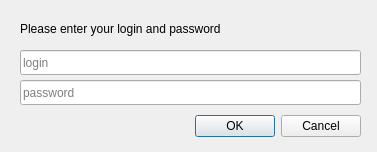
<?xml version="1.0" encoding="UTF-8"?>
<ui version="4.0">
 <class>LoginDialog</class>
 <widget class="QDialog" name="LoginDialog">
  <property name="windowModality">
   <enum>Qt::ApplicationModal</enum>
  </property>
  <property name="geometry">
   <rect>
    <x>0</x>
    <y>0</y>
    <width>377</width>
    <height>152</height>
   </rect>
  </property>
  <property name="maximumSize">
   <size>
    <width>377</width>
    <height>169</height>
   </size>
  </property>
  <property name="windowTitle">
   <string>Login</string>
  </property>
  <property name="modal">
   <bool>true</bool>
  </property>
  <widget class="QDialogButtonBox" name="buttonBox">
   <property name="geometry">
    <rect>
     <x>20</x>
     <y>110</y>
     <width>341</width>
     <height>32</height>
    </rect>
   </property>
   <property name="orientation">
    <enum>Qt::Horizontal</enum>
   </property>
   <property name="standardButtons">
    <set>QDialogButtonBox::Cancel|QDialogButtonBox::Ok</set>
   </property>
  </widget>
  <widget class="QLineEdit" name="lineEdit">
   <property name="geometry">
    <rect>
     <x>20</x>
     <y>50</y>
     <width>341</width>
     <height>25</height>
    </rect>
   </property>
   <property name="placeholderText">
    <string>login</string>
   </property>
   <property name="clearButtonEnabled">
    <bool>true</bool>
   </property>
  </widget>
  <widget class="QLineEdit" name="lineEdit_2">
   <property name="geometry">
    <rect>
     <x>20</x>
     <y>80</y>
     <width>341</width>
     <height>25</height>
    </rect>
   </property>
   <property name="inputMethodHints">
    <set>Qt::ImhHiddenText|Qt::ImhNoAutoUppercase|Qt::ImhNoPredictiveText|Qt::ImhSensitiveData</set>
   </property>
   <property name="inputMask">
    <string/>
   </property>
   <property name="echoMode">
    <enum>QLineEdit::Password</enum>
   </property>
   <property name="placeholderText">
    <string>password</string>
   </property>
   <property name="clearButtonEnabled">
    <bool>true</bool>
   </property>
  </widget>
  <widget class="QLabel" name="label">
   <property name="geometry">
    <rect>
     <x>20</x>
     <y>20</y>
     <width>341</width>
     <height>17</height>
    </rect>
   </property>
   <property name="text">
    <string>Please enter your login and password</string>
   </property>
  </widget>
 </widget>
 <resources/>
 <connections>
  <connection>
   <sender>buttonBox</sender>
   <signal>accepted()</signal>
   <receiver>LoginDialog</receiver>
   <slot>accept()</slot>
   <hints>
    <hint type="sourcelabel">
     <x>248</x>
     <y>254</y>
    </hint>
    <hint type="destinationlabel">
     <x>157</x>
     <y>274</y>
    </hint>
   </hints>
  </connection>
  <connection>
   <sender>buttonBox</sender>
   <signal>rejected()</signal>
   <receiver>LoginDialog</receiver>
   <slot>reject()</slot>
   <hints>
    <hint type="sourcelabel">
     <x>316</x>
     <y>260</y>
    </hint>
    <hint type="destinationlabel">
     <x>286</x>
     <y>274</y>
    </hint>
   </hints>
  </connection>
 </connections>
</ui>
